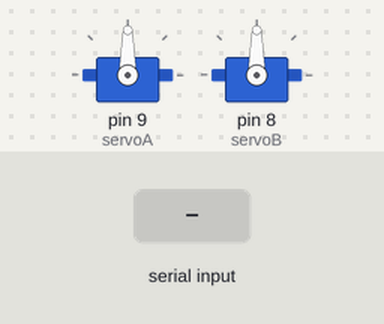
Bench run of a sketch on a simulated Arduino Uno, built with avr-gcc and run on an emulated ATmega328P. On the bench: 2 × servo. The test bench sets the inputs (shaded band). What the sketch prints to the serial monitor is not drawn.

Above: at 1.2 s.
1.3 s: "1\n" received over Serial
3.9 s: "90,45\n" received over Serial
Timing chart, 0 to 6.9 s (numbered marks = the images above; inputs shaded):
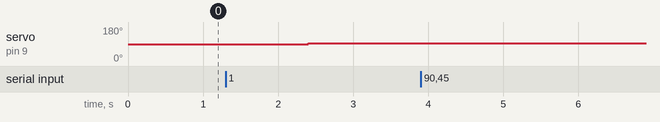

Measured:
- after the input at 1.3 s, servo on pin 9 (servoA): 90° → 94° after 1.1 s
- after the input at 3.9 s, every drawn part: stays the same

The sketch:

bluetoothkoodi.ino
```cpp
#include <Servo.h>

String blueToothVal;
int lastvalue;
int nollakohdat[] = {1510, 1510};
Servo servoA;
Servo servoB;
// Servo servoC;

void setup() {
  servoA.attach(9);
  servoB.attach(8);
//servoC.attach(8);
  Serial.begin(9600);
}

void loop() {
  if(Serial.available()){
    blueToothVal = Serial.readString();
    liikuta(blueToothVal, nollakohdat);
  }
  delay(100);
}

void liikuta(String blueVal,int nollakohdat[]){
  //Ottaakäytäjän syötteen ja servoille kalibroidut nollakohdat, joissa ne pysähtyvät, ja lähettää nopeudet servoille.
  //Syötteen ensimmäinen arvo kertoo käytettävän servon, loput nopeuden. Negatiivinen nopeus kääntää suuntaa.

  int servo = int(blueVal.charAt(0)-'0');
  blueVal.remove(0,1);
  int nopeus = nollakohdat[servo-1] + blueVal.toInt();

  if(servo < 3 && servo > 0){
    char text[100]; //Serialin kanssa pitää vähän kikkailla että saa testiarvot ulos.
    snprintf(text, 100, "\nServon %d nopeus on %d", servo, nopeus);
    Serial.println(text);
  }else{
    Serial.println("\nError: Ei minulla ole sellaista servoa! >:I ");}


  switch(servo) {
    case 1:
      servoA.writeMicroseconds (nopeus);
      break; // Pitää laittaa!
    case 2:
      servoB.writeMicroseconds (nopeus);
      break;
/*    case 3:
      servoC.writeMicroseconds (nopeus);
      break;
*/
  }
}
```
